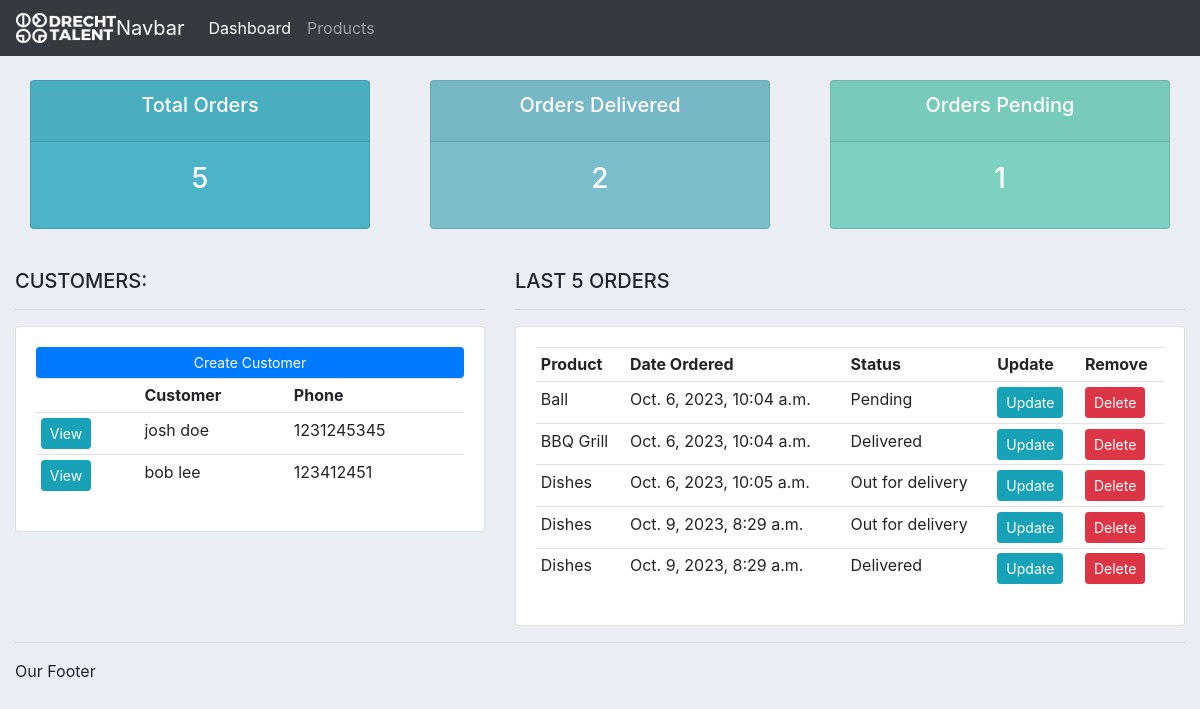
The app's page /, older data.
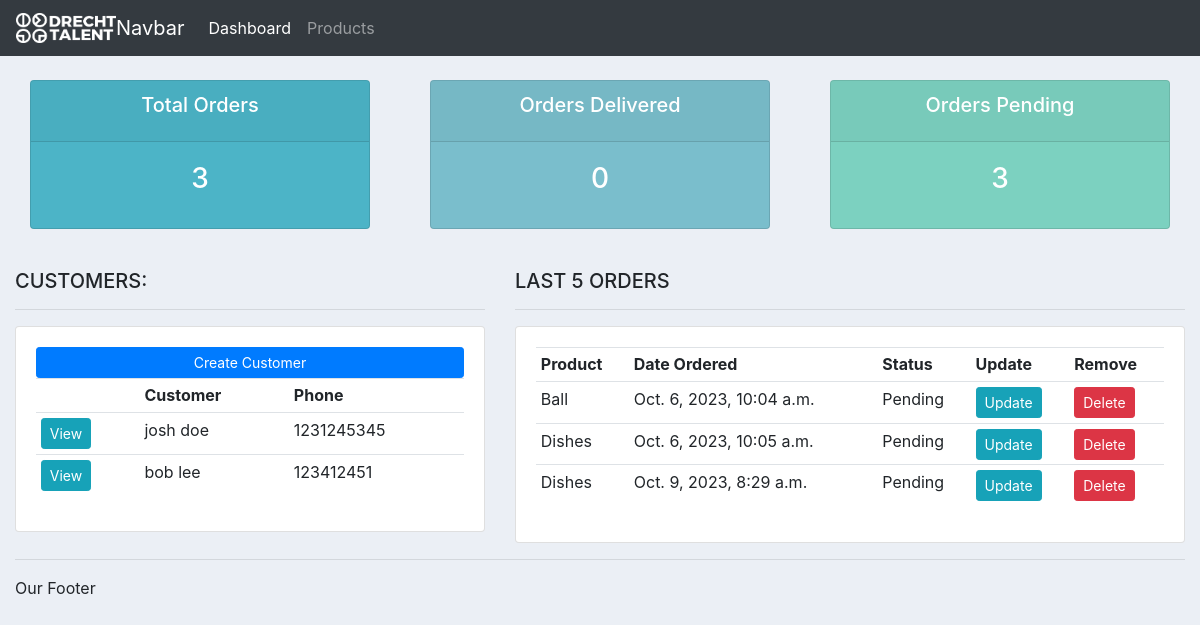
The same page, newer data.
### accounts/models.py (models this page shows, shortened)
class Customer(models.Model):
    name = models.CharField(max_length=200, null=True)
    phone = models.CharField(max_length=200, null=True)
    email = models.CharField(max_length=200, null=True)
    date_created = models.DateTimeField(auto_now_add=True, null=True)

class Order(models.Model):
    STATUS = (
            ('Pending', 'Pending'),
            ('Out for delivery', 'Out for delivery'),
            ('Delivered', 'Delivered'),
            )
    customer = models.ForeignKey(Customer, null=True, on_delete=models.SET_NULL)
    product = models.ForeignKey(Product, null=True, on_delete=models.SET_NULL)
    date_created = models.DateTimeField(auto_now_add=True, null=True)
    status = models.CharField(max_length=200, null=True, choices=STATUS)
    note = models.CharField(max_length=1000, null=True)

class Product(models.Model):
    CATEGORY = (
            ('Indoor', 'Indoor'),
            ('Out Door', 'Out Door'),
            )
    name = models.CharField(max_length=200, null=True)
    price = models.FloatField(null=True)
    category = models.CharField(max_length=200, null=True, choices=CATEGORY)
    description = models.CharField(max_length=200, null=True, blank=True)
    date_created = models.DateTimeField(auto_now_add=True, null=True)
    tags = models.ManyToManyField(Tag)
    def __str__(self):
        return self.name

### accounts/views.py (the view)
# urls.py: path("", views.home, name="home"),
def home(request):
    orders = Order.objects.all()
    customers = Customer.objects.all()
    total_customers = customers.count()
    total_orders = orders.count()
    delivered = orders.filter(status="Delivered").count()
    pending = orders.filter(status="Pending").count()
    context = {
        "orders": orders,
        "customers": customers,
        "total_orders": total_orders,
        "delivered": delivered,
        "pending": pending,
    }
    return render(request, "accounts/dashboard.html", context)

### accounts/templates/accounts/dashboard.html
{% extends "accounts/main.html" %}
{% block content %}
{% include "accounts/status.html" %}
<br>
<div class="row">
	<div class="col-md-5">
		<h5>CUSTOMERS:</h5>
		<hr>
		<div class="card card-body">
			<a class="btn btn-primary  btn-sm btn-block" href="">Create Customer</a>
			<table class="table table-sm">
				<tr>
                    <th></th>
					<th>Customer</th>
					<th>Phone</th>
				</tr>
                {% for customer in customers %}
                    <tr>
                        <td><a class= "btn btn-sm btn-info" href="{% url 'customer' customer.id %}">View</a></td>
                        <td>{{ customer.name }}</td>
                        <td>{{ customer.phone }}</td>
                    </tr>
                {% endfor %}
			</table>
		</div>
	</div>
	<div class="col-md-7">
		<h5>LAST 5 ORDERS</h5>
		<hr>
		<div class="card card-body">
			<table class="table table-sm">
				<tr>
					<th>Product</th>
					<th>Date Ordered</th>
					<th>Status</th>
					<th>Update</th>
					<th>Remove</th>
				</tr>
                {% for order in orders %}
                    <tr>
                        <td>{{ order.product }}</td>
                        <td>{{ order.date_created}}</td>
                        <td>{{ order.status }}</td>
                        <td><a class= "btn btn-sm btn-info" href="{% url 'update_order' order.id %}">Update</a></td>
                        <td><a class= "btn btn-sm btn-danger" href="{% url 'delete_order' order.id %}">Delete</a></td>
                    </tr>
                {% endfor %}
			</table>
		</div>
	</div>
</div>
{% endblock %}

Row changes from the older to the newer data that the page shows:
removed Order: product "BBQ Grill", date_created "Oct. 6, 2023, 10:04 a.m.", status "Delivered"
removed Order: product "Dishes", date_created "Oct. 9, 2023, 8:29 a.m.", status "Out for delivery"
changed Order "Oct. 6, 2023, 10:05 a.m.": status "Out for delivery" → "Pending"
changed Order "Oct. 9, 2023, 8:29 a.m.": status "Delivered" → "Pending"
Text that changed along with them:
{{ total_orders }}: "5" → "3"
{{ delivered }}: "2" → "0"
{{ pending }}: "1" → "3"
